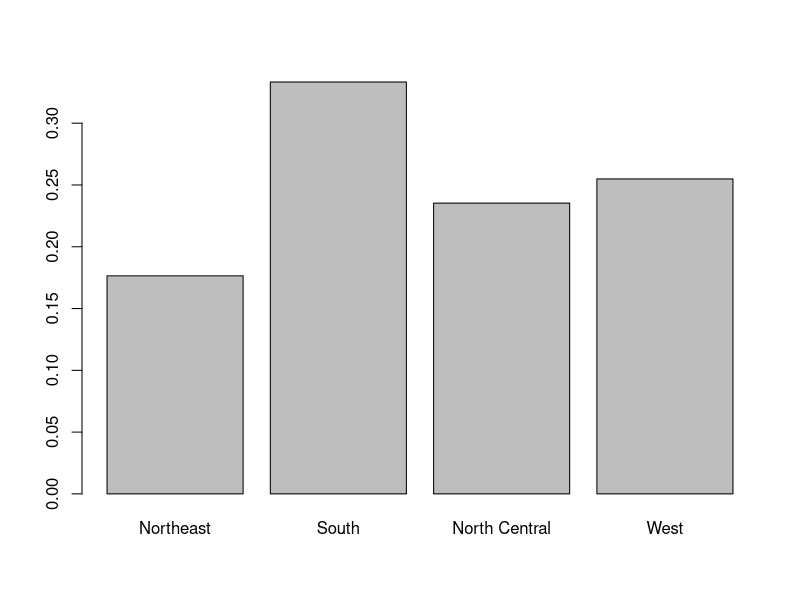
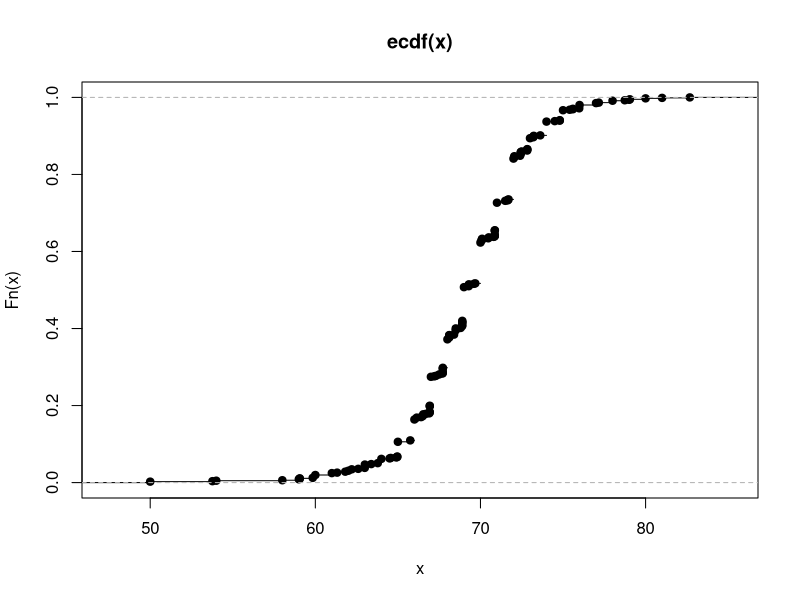
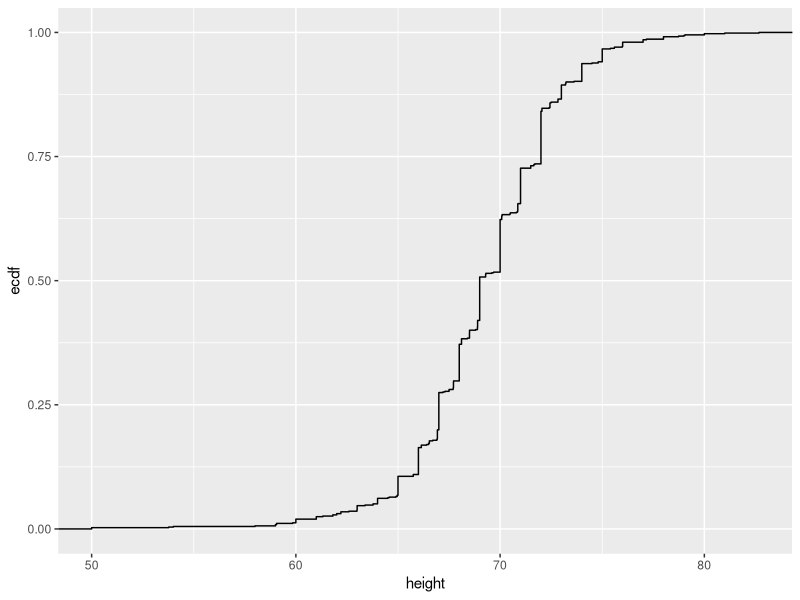

Reproduce these figures in R, in order. (Note: this script raises an error after producing the figures.)
# SECTION 1: INTRODUCTION TO DATA VISUALIZATION AND DISTRIBUTIONS

# Data visualization provides a powerful way to communicate a data-driven finding. It is the strongest tool for exploratory data analysis (EDA). We'll use ggplot2 from tidyverse package:
library(tidyverse)
# Examine the heights dataset
library(dslabs)
data("heights")
# Extract the variable names from a dataset
names(heights)

# 1. 1 Variable types ####

# Categorical data: variables that are defined by a small number of groups. Categorical data can be divided into 2 groups:
# ordinal: data which have an inherent order to the categories (small/medium/large) and non-ordinal.
# Non-ordinal: data that have no inherent order (male/female)
table(heights$sex) # non-ordinal categorical data

# Numerical data: take a variety of numeric values. Numerical data can be continuous or discrete.
# continuous variables: those that can take any values, such as heights, if measured with enough precision.
heights$height 
# discrete variables: round numbers (population count...etc). Discrete numerical data could be considered categorical or ordinal. E.g, height could be ordinal if it's reported in a small number of values (short, medium, tall). 
# Explore how many unique values are used in the heights variable with unique() function.
height <- heights$height
unique(height)
# Combine with length() to determine how many unique heights 
length(unique(height))

# 1.2 Data distribution ####

# The most basic statistical summary of a list of objects or numbers is its distribution. Once a vector has been summarized as a distribution, there are several data visualization techniques to effectively relay this information. 
# E.g, with categorical data, the distribution simply describes the proportion of each unique category.
table(heights$sex)
# The two-category frequency table is the simplest form of distribution.
prop.table(table(heights$sex)) # no need to visualize since the number already describes everything we need to know.

# When there are more categories, a simple barplot can describe the distribution. Example with the state regions
data("murders")
region <- prop.table(table(murders$region))
barplot(region) # barplots are often used to display a few numbers.

# 1.3 Cumulative Distribution Functions ####

# When summarizing a list of numeric values, such as heights, it is not useful to construct a distribution that defines a proportion to each possible outcome.
# A more useful way to define a distribution for numeric data is to define a function that reports the proportion of the data below a for all possible values of a. This function is called the cumulative distribution function (CDF): F(a)=Pr(x≤a)
# eCDF: empirical CDF, because CDFs can be defined mathematically the word empirical is added to make the distinction when data is used. 
# E.g, define the height distribution for adult male students
x <- heights %>%
  filter(sex=="Male") %>% 
  pull(height)
# Calculate eCDF
ecdf_x <- ecdf(x)
# Plot the eCDF values
plot(ecdf_x)

# Or using ggplot by first subsetting a data frame just for the height of male students
Male <- heights %>% 
  filter(sex == "Male") 
ggplot(Male, aes(height)) +
  stat_ecdf(geom = "step")
# Similar to what the frequency table does for categorical data, the CDF defines the distribution for numerical data. From the plot, we can see that 16% of the values are below 65, since F(66)= 0.164, or that 84% of the values are below 72, since F(72)= 0.841, and so on.

# 1.4 Normal Distribution ####

# The normal distribution is defined by 2 parameters: the average and the standard deviation.
# Define x as a vector of male heights 
index <- heights$sex == "Male"
x <- heights$height[index]
# Calculate the mean and standard deviation
average <- sum(x)/length(x)
SD <- sqrt(sum((x - average)^2)/length(x))  #SD can be interpreted as the average distance between values and their average.
# Or using the built-in mean() and sd() functions
average <- mean(x)
SD <- sd(x)
c(average = average, SD = SD)

# Standard units: For data that is approximately normal distributed, it is convenient to think in terms of standard units. The standard unit tells how many standard deviations away from the average it is. In R, standard units can be obtained with scale()
z <- scale(x)
# Calculate proportion of values within 2 SD of mean 
mean(abs(z) < 2) # x 95%, which is what the normal distribution predicts.

# 1.5 The normal CDF and pnorm ####

# The normal distribution has a mathematically defined CDF which can be computed in R with the function pnorm(). A random quantity is normally distributed with average m and standard deviation s if its probability distribution is defined by:
F(a) = pnorm(a, m, s) 

# We can estimate the probability that a male is taller than 70.5 inches with:
1 - pnorm(70.5, mean(x), sd(x)) # This is useful because if we are willing to use the normal approximation for, say, height, we don’t need the entire dataset to answer questions such as: what is the probability that a randomly selected student is taller then 70 inches? We just need the average height and standard deviation.

# Data is always, technically, discrete. E.g, if we consider the height data categorical with each specific height a unique category. The probability distribution is defined by the proportion of students reporting each height. Plot that probability distribution
plot(prop.table(table(x)), xlab = "a = Height in inches", ylab = "Pr(x = a)")
# With continuous distributions, the probability of a singular value is not even defined. E.g, it does not make sense to ask what is the probability that a normally distributed value is 70. Instead, we define probabilities for intervals, e.g, what is the probability that someone is between 69.5 and 70.5?
# In cases like height, in which the data is rounded, the normal approximation is particularly useful if we deal with intervals that include exactly one round number. 
mean(x <= 68.5) - mean(x <= 67.5)
mean(x <= 69.5) - mean(x <= 68.5)
mean(x <= 70.5) - mean(x <= 69.5)
# Probabilities in normal approximation match well
pnorm(68.5, mean(x), sd(x)) - pnorm(67.5, mean(x), sd(x))
pnorm(69.5, mean(x), sd(x)) - pnorm(68.5, mean(x), sd(x))
pnorm(70.5, mean(x), sd(x)) - pnorm(69.5, mean(x), sd(x))
# However, the approximation is not as useful for other intervals
mean(x <= 70.9) - mean(x<=70.1)
pnorm(70.9, mean(x), sd(x)) - pnorm(70.1, mean(x), sd(x))
# This situation is called discretization. Although the true height distribution is continuous, the reported heights tend to be more common at discrete values, in this case, due to rounding. 

# 1.6 Histograms ####

# Histograms are much more preferred to display numerical data. Histogram sacrifices a bit of information to produce plots that are easy to interpret.
hist(heights$height) 
# A histogram divides data into non-overlapping bins of the same size and plots the counts of values that fall in that intervals.E.g, the height data splits the range of values into one inch intervals. Histograms don't distinguish between 60.0, 60.1 and 60.2 inches. Given that these differences are almost unnoticeable to the eye, the practical implications are negligible.  
